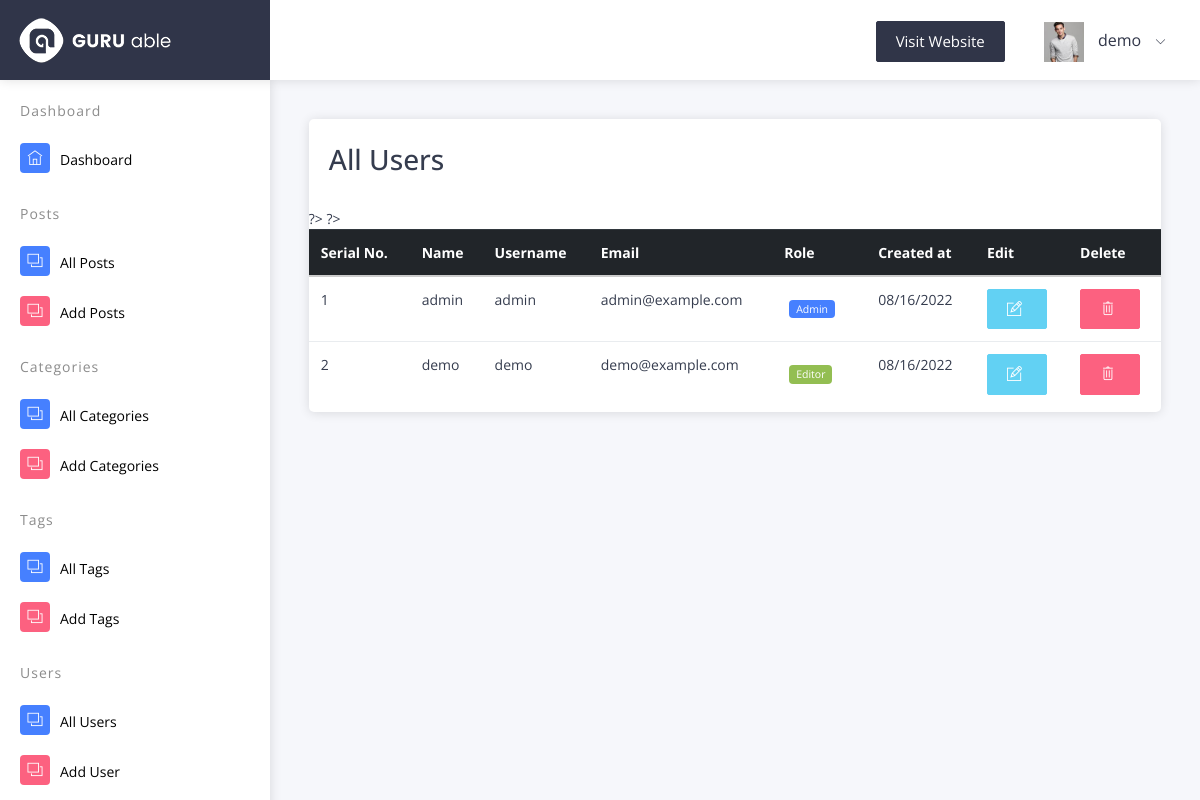
The app's page /admin/all_users.php (signed in) with its own data.
### tables this page shows
CREATE TABLE `user_info` (
  `id` int NOT NULL,
  `name` text NOT NULL,
  `username` varchar(255) NOT NULL,
  `email` varchar(255) NOT NULL,
  `password` varchar(255) NOT NULL,
  `role` tinyint(1) NOT NULL DEFAULT '1',
  `created_at` timestamp NOT NULL DEFAULT CURRENT_TIMESTAMP
);

### admin/all_users.php (the view, shortened to what this page needs)
<?php include "header.php";
$sql = "SELECT * FROM user_info";
$query = mysqli_query($conn,$sql);
?>
<div class="pcoded-main-container">
    <div class="pcoded-wrapper">
        <?php include "sidebar.php"; ?>
        <div class="pcoded-content">
            <div class="pcoded-inner-content">
                <div class="main-body">
                    <div class="page-wrapper">
                        <div class="page-body">
                            <div class="card">
                                <div class="card-header">
                                    <h3>All Users</h3>
                                </div>
                                <div class="card-block table-border-style">
                                    <div class="table-responsive">
                                        <table class="table">
                                            <thead class="table-inverse">
                                                <tr>
                                                    <th>Serial No.</th>
                                                    <th>Name</th>
                                                    <th>Username</th>
                                                    <th>Email</th>
                                                    <th>Role</th>
                                                    <th>Created at</th>
                                                    <th>Edit</th>
                                                    <th>Delete</th>
                                                </tr>
                                            </thead>
                                            <tbody>
                                                <?php
                                            $i=1;
                                            while ($row = mysqli_fetch_assoc($query)) {
                                                $id =  $row['id'];
                                                $name =  $row['name'];
                                                $username = $row['username'];
                                                $email = $row['email'];
                                                $role = $row['role'];
                                                $created = $row['created_at'];
                                            ?>
                                                <tr>
                                                    <td><?php echo $i++; ?></td>
                                                    <td><?php echo $name; ?></td>
                                                    <td><?php echo $username; ?></td>
                                                    <td><?php echo $email; ?></td>
                                                    <?php
                                                    if ($role == 0) {
                                                        echo '<td><div class="label-main">
                                                            <label class="label label-primary">Admin</label>
                                                        </div></td>';
                                                    } else if ($role == 3) {
                                                        echo '<td><div class="label-main">
                                                            <label class="label label-warning">นักศึกษา</label>
                                                        </div></td>';
                                                    } else {
                                                        echo '<td><div class="label-main">
                                                            <label class="label label-success">Editor</label>
                                                        </div></td>';
                                                    }
                                                    ?>
                                                    <td><?php echo date( "m/d/Y", strtotime($created)); ?></td>
                                                    <td><a type="submit"
                                                            href="edit_user.php?id=<?php echo $id ?>"><button
                                                                class="btn btn-info"><i
                                                                    class="ti-pencil-alt"></i></button><a>
                                                    </td>
                                                    <td><a type="submit"
                                                            href="delete_user.php?id=<?php echo $id ?>"><button
                                                                class="btn btn-danger"><i
                                                                    class="ti-trash"></i></button><a>
                                                    </td>
                                                </tr>
                                                <?php } ?>
                                            </tbody>
                                        </table>
                                    </div>
                                </div>
                            </div>
                        </div>
                    </div>
                </div>
            </div>
        </div>
    </div>
</div>
<?php include "footer.php"; ?>

### records on screen
user_info: name "admin", username "admin", email "admin@example.com", role "Admin", created_at "08/16/2022"
user_info: name "demo", username "demo", email "demo@example.com", role "Editor", created_at "08/16/2022"

### other values on screen
$_SESSION['username'] "demo"
